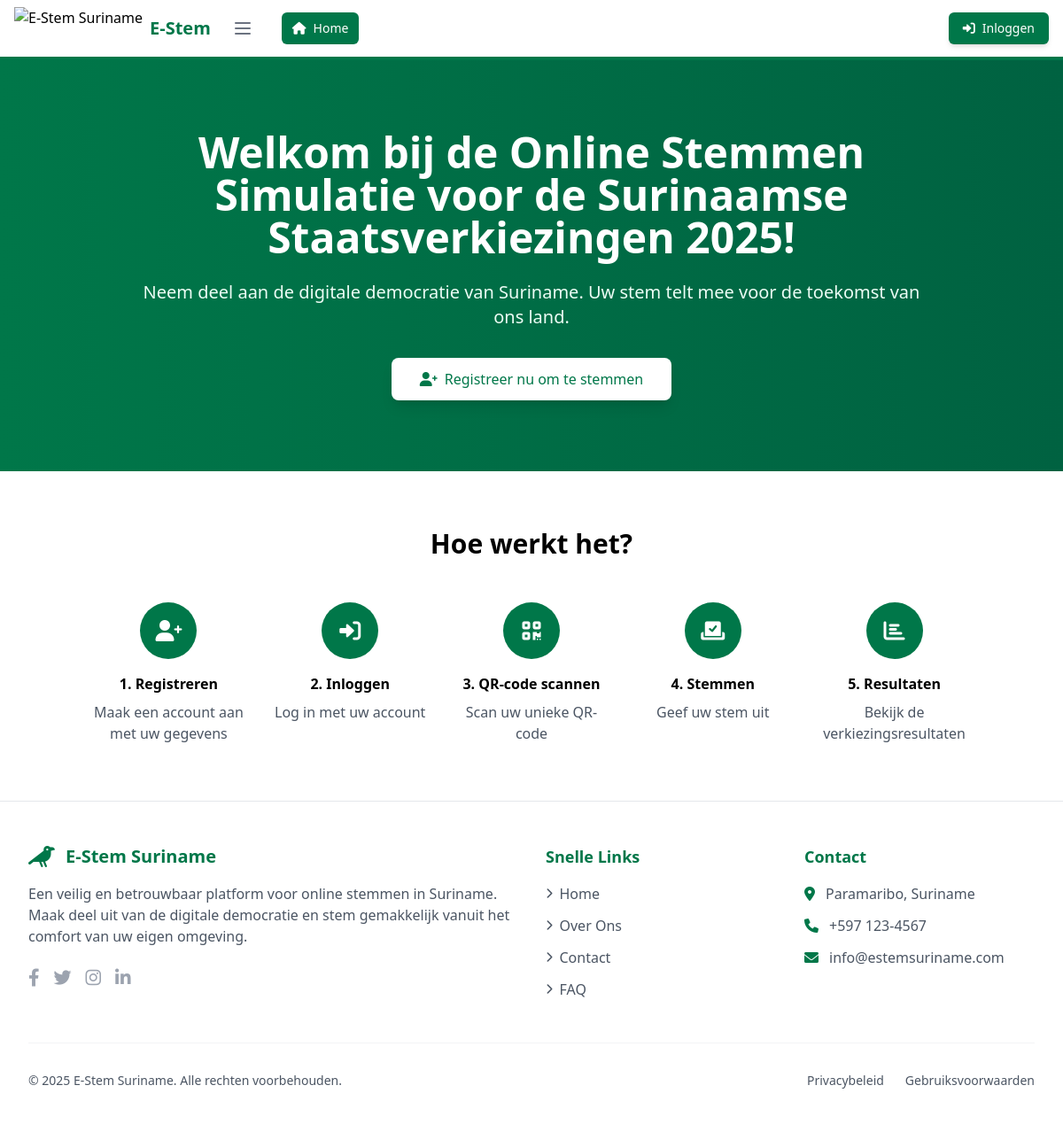
Before: / with the older database file.
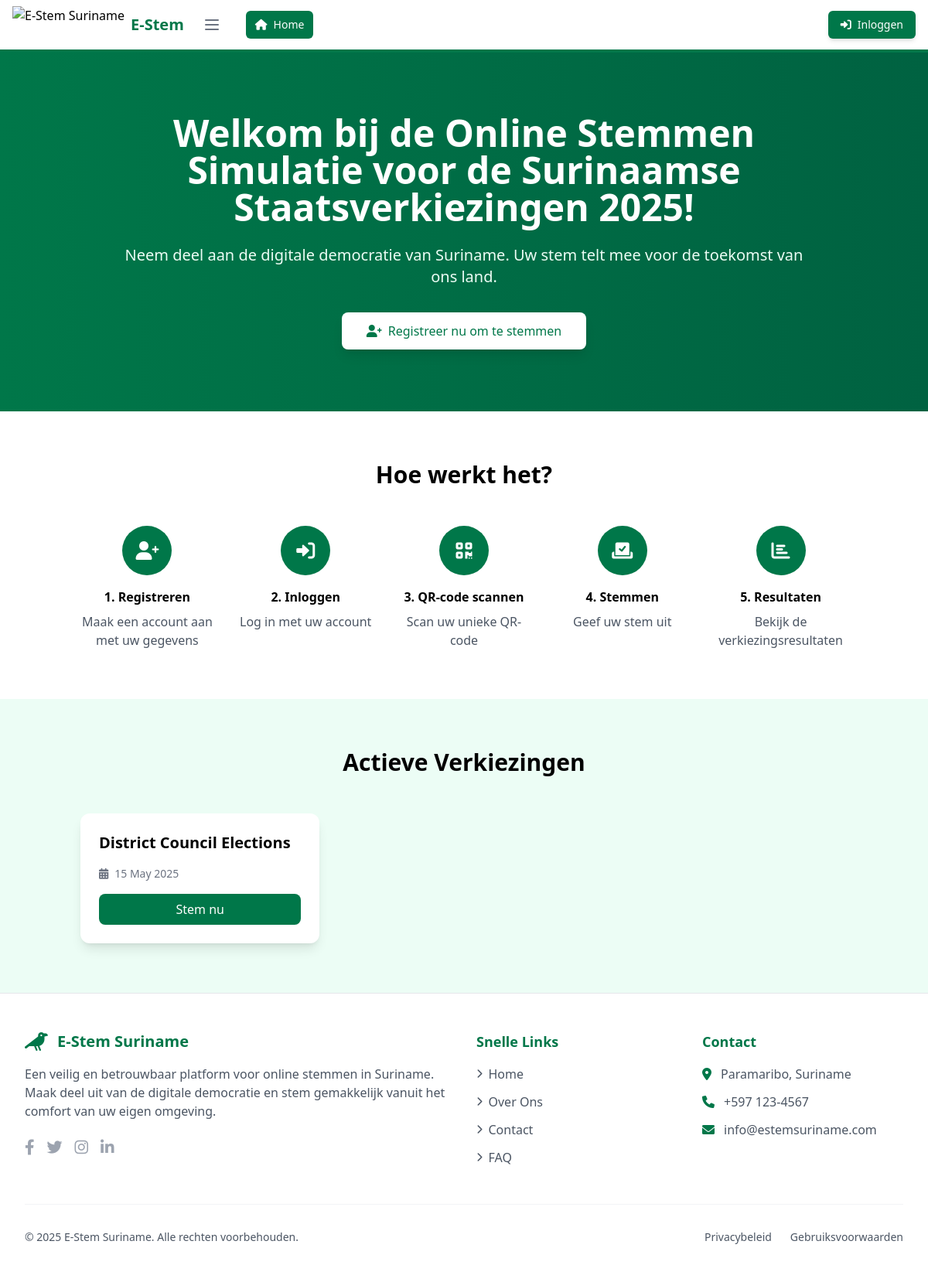
After: the same page with the newer database file.
### tables this page shows
CREATE TABLE `elections` (
  `ElectionID` bigint NOT NULL,
  `ElectionName` varchar(255) NOT NULL,
  `ElectionDate` date NOT NULL,
  `Status` enum('draft','active','upcoming','completed') DEFAULT 'draft',
  `StartDate` datetime NOT NULL,
  `EndDate` datetime NOT NULL,
  `CreatedAt` timestamp NOT NULL DEFAULT CURRENT_TIMESTAMP,
  `UpdatedAt` timestamp NOT NULL DEFAULT CURRENT_TIMESTAMP ON UPDATE CURRENT_TIMESTAMP
);

### index.php (the view, shortened to what this page needs)
<?php
require 'include/db_connect.php';
try {
    $election_stmt = $pdo->query("SELECT * FROM elections WHERE Status = 'active' ORDER BY ElectionDate DESC");
    $active_elections = $election_stmt->fetchAll(PDO::FETCH_ASSOC);
} catch (PDOException $e) {
    $active_elections = [];
}
?>
<!DOCTYPE html>
<html lang="nl">
<head>
    <script src="https://cdn.tailwindcss.com"></script>
    <link href="https://cdnjs.cloudflare.com/ajax/libs/font-awesome/6.0.0-beta3/css/all.min.css" rel="stylesheet">
</head>
<body class="min-h-screen bg-gradient-to-br from-emerald-50 via-green-50 to-emerald-100">
    <?php include 'include/nav.php'; ?>
    <section class="relative bg-gradient-to-r from-suriname-green to-suriname-dark-green text-white py-20">
        <div class="container mx-auto px-4">
            <div class="max-w-4xl mx-auto text-center">
                <h1 class="text-4xl md:text-5xl font-bold mb-6 animate-fade-in-up">
                    Welkom bij de Online Stemmen Simulatie voor de Surinaamse Staatsverkiezingen 2025!
                </h1>
                <p class="text-xl mb-8 text-emerald-50 animate-fade-in-up">
                    Neem deel aan de digitale democratie van Suriname. Uw stem telt mee voor de toekomst van ons land.
                </p>
                <?php if (!isset($_SESSION['user_id'])): ?>
                    <a href="src/views/register_step1.php"
                                           class="inline-flex items-center space-x-2 bg-white text-suriname-green px-8 py-3 rounded-lg hover:bg-emerald-50 transition-all duration-300 transform hover:-translate-y-1 shadow-lg hover:shadow-xl group animate-fade-in-up">
                                            <i class="fas fa-user-plus transform group-hover:scale-110 transition-transform duration-300"></i>
                                            <span>Registreer nu om te stemmen</span>
                                        </a>
                <?php endif; ?>
            </div>
        </div>
    </section>
    <section class="py-16 bg-white">
        <div class="container mx-auto px-4">
            <h2 class="text-3xl font-bold text-center mb-12">Hoe werkt het?</h2>
            <div class="grid grid-cols-1 md:grid-cols-5 gap-8 max-w-5xl mx-auto">
                <div class="text-center">
                    <div class="w-16 h-16 bg-suriname-green text-white rounded-full flex items-center justify-center mx-auto mb-4">
                        <i class="fas fa-user-plus text-2xl"></i>
                    </div>
                    <h3 class="font-semibold mb-2">1. Registreren</h3>
                    <p class="text-gray-600">Maak een account aan met uw gegevens</p>
                </div>
                <div class="text-center">
                    <div class="w-16 h-16 bg-suriname-green text-white rounded-full flex items-center justify-center mx-auto mb-4">
                        <i class="fas fa-sign-in-alt text-2xl"></i>
                    </div>
                    <h3 class="font-semibold mb-2">2. Inloggen</h3>
                    <p class="text-gray-600">Log in met uw account</p>
                </div>
                <div class="text-center">
                    <div class="w-16 h-16 bg-suriname-green text-white rounded-full flex items-center justify-center mx-auto mb-4">
                        <i class="fas fa-qrcode text-2xl"></i>
                    </div>
                    <h3 class="font-semibold mb-2">3. QR-code scannen</h3>
                    <p class="text-gray-600">Scan uw unieke QR-code</p>
                </div>
                <div class="text-center">
                    <div class="w-16 h-16 bg-suriname-green text-white rounded-full flex items-center justify-center mx-auto mb-4">
                        <i class="fas fa-vote-yea text-2xl"></i>
                    </div>
                    <h3 class="font-semibold mb-2">4. Stemmen</h3>
                    <p class="text-gray-600">Geef uw stem uit</p>
                </div>
                <div class="text-center">
                    <div class="w-16 h-16 bg-suriname-green text-white rounded-full flex items-center justify-center mx-auto mb-4">
                        <i class="fas fa-chart-bar text-2xl"></i>
                    </div>
                    <h3 class="font-semibold mb-2">5. Resultaten</h3>
                    <p class="text-gray-600">Bekijk de verkiezingsresultaten</p>
                </div>
            </div>
        </div>
    </section>
    <?php if (!empty($active_elections)): ?>
    <section class="py-16 bg-emerald-50">
        <div class="container mx-auto px-4">
            <h2 class="text-3xl font-bold text-center mb-12">Actieve Verkiezingen</h2>
            <div class="grid grid-cols-1 md:grid-cols-2 lg:grid-cols-3 gap-8 max-w-6xl mx-auto">
                <?php foreach ($active_elections as $election): ?>
                <div class="bg-white rounded-xl shadow-lg overflow-hidden hover:shadow-xl transition-shadow duration-300">
                    <div class="p-6">
                        <h3 class="text-xl font-semibold mb-2"><?= htmlspecialchars($election['ElectionName']) ?></h3>
                        <div class="flex items-center text-sm text-gray-500 mb-4">
                            <i class="fas fa-calendar-alt mr-2"></i>
                            <span><?= date('d F Y', strtotime($election['ElectionDate'])) ?></span>
                        </div>
                        <a href="src/controllers/vote.php?election=<?= $election['ElectionID'] ?>"
                                                   class="block w-full text-center bg-suriname-green text-white py-2 rounded-lg hover:bg-suriname-dark-green transition-colors duration-200">
                                                    Stem nu
                                                </a>
                    </div>
                </div>
                <?php endforeach; ?>
            </div>
        </div>
    </section>
    <?php endif; ?>
    <?php include 'include/footer.php'; ?>
</body>
</html>

### include/nav.php (shortened to what this page needs)
<?php
$current_page = basename($_SERVER['PHP_SELF']);
?>
<nav class="bg-white shadow-lg border-b-4 border-suriname-green animate-fade-in dark:bg-gray-800 transition-all duration-300">
    <div class="max-w-7xl mx-auto px-4">
        <div class="flex justify-between h-16">
            <div class="flex items-center">
                <div class="flex-shrink-0 flex items-center">
                    <a href="<?= BASE_URL ?>/index.php" class="flex items-center hover:opacity-90 transition-opacity duration-200">
                        <img class="h-12 w-auto" src="<?= BASE_URL ?>/assets/images/logo.png" alt="<?= SITE_NAME ?>">
                        <span class="ml-2 text-xl font-bold text-suriname-green dark:text-white">E-Stem</span>
                    </a>
                </div>
                <button type="button"
                        class="ml-4 inline-flex items-center justify-center p-2 rounded-md text-gray-500 hover:text-white hover:bg-suriname-green focus:outline-none focus:ring-2 focus:ring-suriname-green transition-all duration-200 lg:flex hidden"
                        onclick="toggleDesktopMenu()"
                        aria-label="Toggle desktop menu"
                        aria-expanded="false">
                    <svg class="h-6 w-6" xmlns="http://www.w3.org/2000/svg" fill="none" viewBox="0 0 24 24" stroke="currentColor">
                        <path stroke-linecap="round" stroke-linejoin="round" stroke-width="2" d="M4 6h16M4 12h16M4 18h16" />
                    </svg>
                </button>
                <div id="desktop-menu" class="hidden lg:flex lg:ml-6 lg:space-x-4">
                    <a href="<?= BASE_URL ?>/index.php"
                       class="<?= $current_page === 'index.php' ? 'bg-suriname-green text-white' : 'text-gray-700 dark:text-gray-300 hover:bg-gray-100 dark:hover:bg-gray-700' ?> px-3 py-2 rounded-md text-sm font-medium transition-all duration-200">
                        <i class="fas fa-home mr-2"></i>Home
                    </a>
                </div>
            </div>
            <div id="desktop-right-menu" class="hidden lg:flex lg:ml-4 lg:items-center lg:space-x-3">
                <?php if (isset($_SESSION['User ID'])): ?>
                    <?php if (isset($_SESSION['IsAdmin']) && $_SESSION['IsAdmin']): ?>
                        <a href="<?= BASE_URL ?>/admin/dashboard.php"
                           class="inline-flex items-center px-4 py-2 text-sm font-medium rounded-md text-white bg-suriname-green hover:bg-suriname-dark-green shadow-md transition-all duration-200 hover:scale-105">
                            <i class="fas fa-cog mr-2"></i>
                            Admin Dashboard
                        </a>
                    <?php endif; ?>
                    <a href="<?= BASE_URL ?>/pages/logout.php"
                       class="inline-flex items-center px-4 py-2 text-sm font-medium rounded-md text-white bg-suriname-red hover:bg-suriname-dark-red shadow-md transition-all duration-200 hover:scale-105">
                        <i class="fas fa-sign-out-alt mr-2"></i>
                        Uitloggen
                    </a>
                <?php else: ?>
                    <a href="<?= BASE_URL ?>/src/views/login.php"
                       class="inline-flex items-center px-4 py-2 text-sm font-medium rounded-md text-white bg-suriname-green hover:bg-suriname-dark-green shadow-md transition-all duration-200 hover:scale-105">
                        <i class="fas fa-sign-in-alt mr-2"></i>
                        Inloggen
                    </a>
                <?php endif; ?>
            </div>
        </div>
    </div>
</nav>

### include/footer.php (shortened to what this page needs)
<!DOCTYPE html>
<html lang="en">
<head>
    <script src="https://cdn.tailwindcss.com"></script>
    <link href="https://cdnjs.cloudflare.com/ajax/libs/font-awesome/6.0.0-beta3/css/all.min.css" rel="stylesheet">
</head>
<body>
    <footer class="bg-white border-t border-gray-200">
        <div class="max-w-7xl mx-auto py-12 px-4 sm:px-6 lg:px-8">
            <div class="grid grid-cols-1 md:grid-cols-4 gap-8">
                <div class="col-span-1 md:col-span-2">
                    <div class="flex items-center space-x-3 mb-4">
                        <i class="fas fa-crow text-suriname-green text-2xl"></i>
                        <span class="text-suriname-green font-bold text-xl">E-Stem Suriname</span>
                    </div>
                    <p class="text-gray-600 mb-6">
                        Een veilig en betrouwbaar platform voor online stemmen in Suriname.
                        Maak deel uit van de digitale democratie en stem gemakkelijk vanuit het comfort van uw eigen omgeving.
                    </p>
                    <div class="flex space-x-4">
                        <a href="#" class="text-gray-400 hover:text-suriname-green transition-colors duration-300">
                            <i class="fab fa-facebook-f text-xl"></i>
                        </a>
                        <a href="#" class="text-gray-400 hover:text-suriname-green transition-colors duration-300">
                            <i class="fab fa-twitter text-xl"></i>
                        </a>
                        <a href="#" class="text-gray-400 hover:text-suriname-green transition-colors duration-300">
                            <i class="fab fa-instagram text-xl"></i>
                        </a>
                        <a href="#" class="text-gray-400 hover:text-suriname-green transition-colors duration-300">
                            <i class="fab fa-linkedin-in text-xl"></i>
                        </a>
                    </div>
                </div>
                <div>
                    <h3 class="text-suriname-green font-semibold text-lg mb-4">Snelle Links</h3>
                    <ul class="space-y-3">
                        <li>
                            <a href="../index.php" class="text-gray-600 hover:text-suriname-green transition-colors duration-300 flex items-center space-x-2">
                                <i class="fas fa-chevron-right text-xs"></i>
                                <span>Home</span>
                            </a>
                        </li>
                        <li>
                            <a href="#" class="text-gray-600 hover:text-suriname-green transition-colors duration-300 flex items-center space-x-2">
                                <i class="fas fa-chevron-right text-xs"></i>
                                <span>Over Ons</span>
                            </a>
                        </li>
                        <li>
                            <a href="#" class="text-gray-600 hover:text-suriname-green transition-colors duration-300 flex items-center space-x-2">
                                <i class="fas fa-chevron-right text-xs"></i>
                                <span>Contact</span>
                            </a>
                        </li>
                        <li>
                            <a href="#" class="text-gray-600 hover:text-suriname-green transition-colors duration-300 flex items-center space-x-2">
                                <i class="fas fa-chevron-right text-xs"></i>
                                <span>FAQ</span>
                            </a>
                        </li>
                    </ul>
                </div>
                <div>
                    <h3 class="text-suriname-green font-semibold text-lg mb-4">Contact</h3>
                    <ul class="space-y-3">
                        <li class="flex items-start space-x-3">
                            <i class="fas fa-map-marker-alt text-suriname-green mt-1"></i>
                            <span class="text-gray-600">Paramaribo, Suriname</span>
                        </li>
                        <li class="flex items-start space-x-3">
                            <i class="fas fa-phone text-suriname-green mt-1"></i>
                            <span class="text-gray-600">+597 123-4567</span>
                        </li>
                        <li class="flex items-start space-x-3">
                            <i class="fas fa-envelope text-suriname-green mt-1"></i>
                            <span class="text-gray-600">info@estemsuriname.com</span>
                        </li>
                    </ul>
                </div>
            </div>
            <div class="mt-12 pt-8 border-t border-gray-100">
                <div class="flex flex-col md:flex-row justify-between items-center space-y-4 md:space-y-0">
                    <p class="text-gray-600 text-sm">
                        © <?= date('Y') ?> E-Stem Suriname. Alle rechten voorbehouden.
                    </p>
                    <div class="flex space-x-6">
                        <a href="#" class="text-gray-600 hover:text-suriname-green text-sm transition-colors duration-300">
                            Privacybeleid
                        </a>
                        <a href="#" class="text-gray-600 hover:text-suriname-green text-sm transition-colors duration-300">
                            Gebruiksvoorwaarden
                        </a>
                    </div>
                </div>
            </div>
        </div>
    </footer>
</body>
</html>

Changed rows visible on the page:
added elections: ElectionName "District Council Elections", ElectionDate "15 May 2025"
Other visible differences:
text now shown: "Actieve Verkiezingen"
